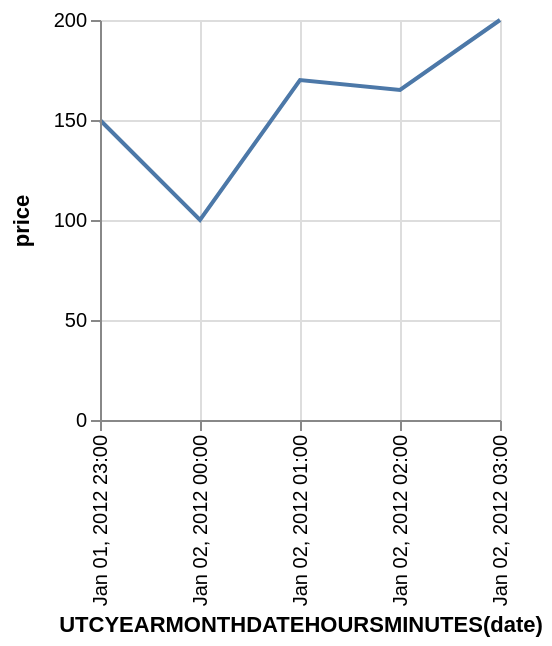

Vega-Lite specification stored for this chart:
### Vega specification from a JSON file in a GitHub repository (floating-point values rounded to 4 significant figures)
{"$schema": "https://vega.github.io/schema/vega/v3.0.json", "description": "Google's stock price over time.", "autosize": "pad", "padding": 5, "width": 200, "height": 200, "style": "cell", "data": [{"name": "source_0", "values": [{"date": "Sun, 01 Jan 2012 23:00:00", "price": 150}, {"date": "Sun, 02 Jan 2012 00:00:00", "price": 100}, {"date": "Sun, 02 Jan 2012 01:00:00", "price": 170}, {"date": "Sun, 02 Jan 2012 02:00:00", "price": 165}, {"date": "Sun, 02 Jan 2012 03:00:00", "price": 200}]}, {"name": "data_0", "source": "source_0", "transform": [{"type": "formula", "expr": "toDate(datum[\"date\"])", "as": "date"}, {"type": "formula", "expr": "toNumber(datum[\"price\"])", "as": "price"}, {"type": "filter", "expr": "datum[\"date\"] !== null && !isNaN(datum[\"date\"]) && datum[\"price\"] !== null && !isNaN(datum[\"price\"])"}, {"type": "formula", "as": "utcyearmonthdatehoursminutes_date", "expr": "datetime(utcyear(datum[\"date\"]), utcmonth(datum[\"date\"]), utcdate(datum[\"date\"]), utchours(datum[\"date\"]), utcminutes(datum[\"date\"]), 0, 0)"}]}], "marks": [{"name": "marks", "type": "line", "style": ["line"], "sort": {"field": "datum[\"utcyearmonthdatehoursminutes_date\"]", "order": "descending"}, "from": {"data": "data_0"}, "encode": {"update": {"x": {"scale": "x", "field": "utcyearmonthdatehoursminutes_date"}, "y": {"scale": "y", "field": "price"}, "stroke": {"value": "#4c78a8"}}}}], "scales": [{"name": "x", "type": "time", "domain": {"data": "data_0", "field": "utcyearmonthdatehoursminutes_date"}, "range": [0, {"signal": "width"}], "nice": "minute"}, {"name": "y", "type": "linear", "domain": {"data": "data_0", "field": "price"}, "range": [{"signal": "height"}, 0], "nice": true, "zero": true}], "axes": [{"scale": "x", "orient": "bottom", "labelOverlap": true, "tickCount": {"signal": "ceil(width/40)"}, "title": "UTCYEARMONTHDATEHOURSMINUTES(date)", "zindex": 1, "encode": {"labels": {"update": {"text": {"signal": "timeFormat(datum.value, '%b %d, %Y %H:%M')"}, "angle": {"value": 270}, "align": {"value": "right"}, "baseline": {"value": "middle"}}}}}, {"scale": "x", "orient": "bottom", "domain": false, "grid": true, "labels": false, "maxExtent": 0, "minExtent": 0, "tickCount": {"signal": "ceil(width/40)"}, "ticks": false, "zindex": 0, "gridScale": "y"}, {"scale": "y", "orient": "left", "labelOverlap": true, "tickCount": {"signal": "ceil(height/40)"}, "title": "price", "zindex": 1}, {"scale": "y", "orient": "left", "domain": false, "grid": true, "labels": false, "maxExtent": 0, "minExtent": 0, "tickCount": {"signal": "ceil(height/40)"}, "ticks": false, "zindex": 0, "gridScale": "x"}], "config": {"axis": {"labelBound": 21}, "axisY": {"minExtent": 30}}}
